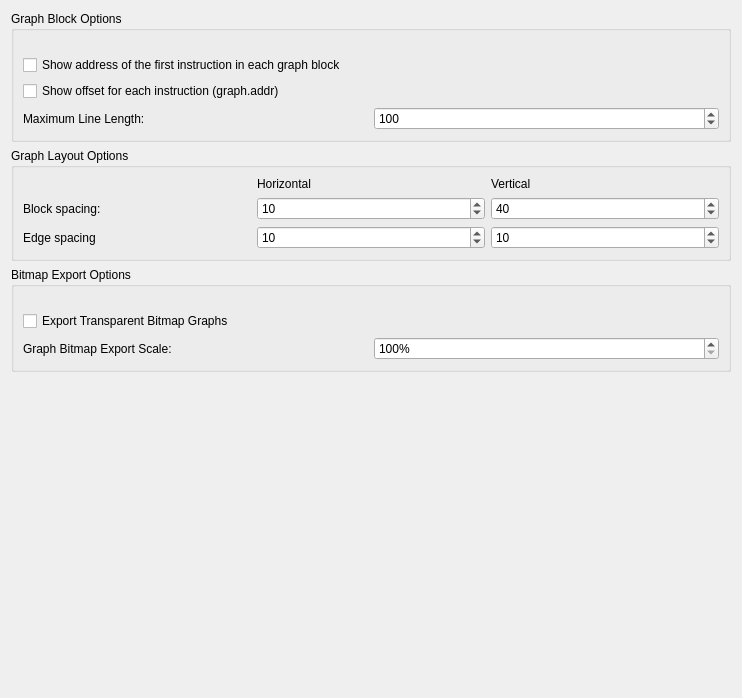
<?xml version="1.0" encoding="UTF-8"?>
<ui version="4.0">
 <class>GraphOptionsWidget</class>
 <widget class="QWidget" name="GraphOptionsWidget">
  <property name="geometry">
   <rect>
    <x>0</x>
    <y>0</y>
    <width>742</width>
    <height>698</height>
   </rect>
  </property>
  <property name="windowTitle">
   <string>Graph</string>
  </property>
  <layout class="QVBoxLayout" name="verticalLayout_3">
   <item>
    <layout class="QVBoxLayout" name="verticalLayout_8">
     <item>
      <widget class="QGroupBox" name="GraphBlockOptions">
       <property name="title">
        <string>Graph Block Options </string>
       </property>
       <layout class="QVBoxLayout" name="verticalLayout_9">
        <property name="topMargin">
         <number>24</number>
        </property>
        <item>
         <widget class="QCheckBox" name="blockEntryCheckBox">
          <property name="toolTip">
           <string>The address of the first instruction of a graph block is shown in the header of the respective graph block</string>
          </property>
          <property name="text">
           <string>Show address of the first instruction in each graph block</string>
          </property>
         </widget>
        </item>
        <item>
         <widget class="QCheckBox" name="graphOffsetCheckBox">
          <property name="text">
           <string>Show offset for each instruction (graph.addr)</string>
          </property>
         </widget>
        </item>
        <item>
         <layout class="QHBoxLayout" name="horizontalLayout">
          <item>
           <widget class="QLabel" name="maxColsLabel">
            <property name="text">
             <string>Maximum Line Length:</string>
            </property>
           </widget>
          </item>
          <item>
           <widget class="QSpinBox" name="maxColsSpinBox">
            <property name="minimum">
             <number>25</number>
            </property>
            <property name="maximum">
             <number>256</number>
            </property>
            <property name="value">
             <number>100</number>
            </property>
           </widget>
          </item>
         </layout>
        </item>
       </layout>
      </widget>
     </item>
     <item>
      <widget class="QGroupBox" name="LayoutBlock">
       <property name="title">
        <string>Graph Layout Options</string>
       </property>
       <layout class="QGridLayout" name="gridLayout_2">
        <item row="1" column="1">
         <widget class="QSpinBox" name="horizontalBlockSpacing">
          <property name="maximum">
           <number>400</number>
          </property>
          <property name="singleStep">
           <number>10</number>
          </property>
          <property name="value">
           <number>10</number>
          </property>
         </widget>
        </item>
        <item row="0" column="2">
         <widget class="QLabel" name="label_4">
          <property name="text">
           <string>Vertical</string>
          </property>
         </widget>
        </item>
        <item row="2" column="1">
         <widget class="QSpinBox" name="horizontalEdgeSpacing">
          <property name="minimum">
           <number>1</number>
          </property>
          <property name="maximum">
           <number>400</number>
          </property>
          <property name="singleStep">
           <number>5</number>
          </property>
          <property name="value">
           <number>10</number>
          </property>
         </widget>
        </item>
        <item row="0" column="1">
         <widget class="QLabel" name="label_3">
          <property name="text">
           <string>Horizontal</string>
          </property>
         </widget>
        </item>
        <item row="2" column="2">
         <widget class="QSpinBox" name="verticalEdgeSpacing">
          <property name="minimum">
           <number>1</number>
          </property>
          <property name="maximum">
           <number>400</number>
          </property>
          <property name="singleStep">
           <number>5</number>
          </property>
          <property name="value">
           <number>10</number>
          </property>
         </widget>
        </item>
        <item row="1" column="2">
         <widget class="QSpinBox" name="verticalBlockSpacing">
          <property name="maximum">
           <number>400</number>
          </property>
          <property name="singleStep">
           <number>10</number>
          </property>
          <property name="value">
           <number>40</number>
          </property>
         </widget>
        </item>
        <item row="1" column="0">
         <widget class="QLabel" name="label">
          <property name="text">
           <string>Block spacing:</string>
          </property>
         </widget>
        </item>
        <item row="2" column="0">
         <widget class="QLabel" name="label_2">
          <property name="text">
           <string>Edge spacing</string>
          </property>
         </widget>
        </item>
       </layout>
      </widget>
     </item>
     <item>
      <widget class="QGroupBox" name="BitmapExportBlock">
       <property name="title">
        <string>Bitmap Export Options</string>
       </property>
       <layout class="QVBoxLayout" name="verticalLayout_10">
        <property name="topMargin">
         <number>24</number>
        </property>
        <item>
         <widget class="QCheckBox" name="checkTransparent">
          <property name="text">
           <string>Export Transparent Bitmap Graphs</string>
          </property>
         </widget>
        </item>
        <item>
         <layout class="QHBoxLayout" name="horizontalLayout_2">
          <item>
           <widget class="QLabel" name="bitmapGraphScaleLabel">
            <property name="text">
             <string>Graph Bitmap Export Scale: </string>
            </property>
           </widget>
          </item>
          <item>
           <widget class="QDoubleSpinBox" name="bitmapGraphScale">
            <property name="suffix">
             <string>%</string>
            </property>
            <property name="decimals">
             <number>0</number>
            </property>
            <property name="minimum">
             <double>100.000000000000000</double>
            </property>
            <property name="maximum">
             <double>30000.000000000000000</double>
            </property>
            <property name="singleStep">
             <double>50.000000000000000</double>
            </property>
           </widget>
          </item>
         </layout>
        </item>
       </layout>
      </widget>
     </item>
    </layout>
   </item>
   <item>
    <spacer name="verticalSpacer">
     <property name="orientation">
      <enum>Qt::Vertical</enum>
     </property>
     <property name="sizeHint" stdset="0">
      <size>
       <width>20</width>
       <height>40</height>
      </size>
     </property>
    </spacer>
   </item>
  </layout>
 </widget>
 <tabstops>
  <tabstop>blockEntryCheckBox</tabstop>
  <tabstop>graphOffsetCheckBox</tabstop>
  <tabstop>maxColsSpinBox</tabstop>
  <tabstop>horizontalBlockSpacing</tabstop>
  <tabstop>verticalBlockSpacing</tabstop>
  <tabstop>horizontalEdgeSpacing</tabstop>
  <tabstop>verticalEdgeSpacing</tabstop>
  <tabstop>checkTransparent</tabstop>
  <tabstop>bitmapGraphScale</tabstop>
 </tabstops>
 <resources/>
 <connections/>
</ui>
